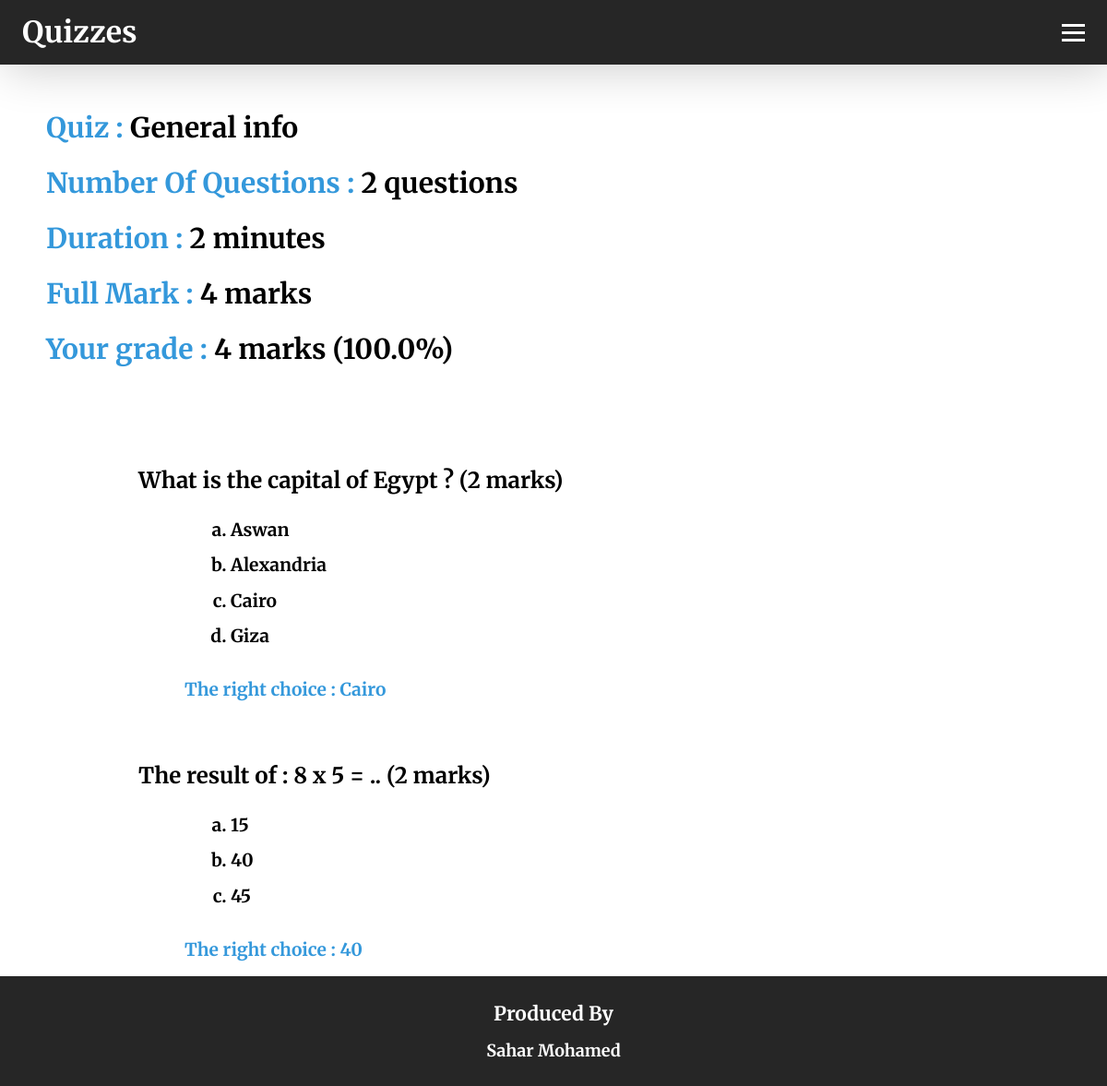
Screenshot of /quiz-details/N8BtdC/1/true with the database file from the repository.
### quizzes/models.py (models this page shows)
class Quiz(models.Model):
    id = models.CharField(max_length=6, primary_key=True)
    creator_id = models.IntegerField()
    description = models.CharField(max_length=255)
    n_questions = models.IntegerField()
    duration = models.IntegerField()
    full_mark = models.IntegerField()

class Question(models.Model):
    description = models.TextField()
    quiz = models.ForeignKey(Quiz, on_delete=models.CASCADE)
    mark = models.IntegerField(default=1)
    right_answer = models.TextField()

class Choice(models.Model):
    text = models.TextField()
    question = models.ForeignKey(Question, on_delete=models.CASCADE)

### quizzes/views.py (the view)
# urls.py: path('quiz-details/<str:quiz_id>/<int:user_id>/<str:taken_flag>', views.quiz_details, name='quiz-details'),
def quiz_details(request, quiz_id, user_id, taken_flag):
  user = QuizzesUser.objects.get(id=user_id)
  quiz = Quiz.objects.get(id=quiz_id)
  questions = Question.objects.filter(quiz=quiz)
  choices = Choice.objects.all()
  grade = None
  percent = None
  if taken_flag == 'true':
    taken_quiz = TakenQuizzes.objects.get(user_id=user, quiz_id=quiz)
    grade = taken_quiz.score
    percent = (float(grade) / quiz.full_mark) * 100
  context = {'quiz': quiz,
             'user': user,
             'questions': questions,
             'choices': choices,
             'grade': grade,
             'percent': percent}
  return render(request, 'quiz_details.html', context)

### quizzes/templates/quiz_details.html (shortened to what this page needs)
<!DOCTYPE html>
<html lang="en">
<head>
  {% load static %}
  <link rel="stylesheet" type="text/css" href="{% static 'styles.css' %}">
</head>
<body>
  <header class="navContainer">
    <nav class="navbar">
      <a class="nav-brand">Quizzes</a>
      <div class="hamburger">
        <span class="bar"></span>
        <span class="bar"></span>
        <span class="bar"></span>
      </div>
    </nav>
  </header>
  <br>
  <p class="heading">
    <span class="headingTitle">Quiz : </span>
    {{ quiz.description }}
  </p>
  <p class="heading">
    <span class="headingTitle">Number Of Questions : </span>
    {{ quiz.n_questions }} questions
  </p>
  <p class="heading">
    <span class="headingTitle">Duration : </span>
    {{ quiz.duration }} minutes
  </p>
  <p class="heading">
    <span class="headingTitle">Full Mark : </span>
    {{ quiz.full_mark }} marks
  </p>
  {% if grade %}
    <p class="heading">
      <span class="headingTitle">Your grade : </span>
      {{ grade }} marks ({{ percent }}%)
    </p>
  {% endif %}
  <br>
  <ol>
    {% for question in questions %}
      <li>
        <div class="question">
          {{ question.description }} ({{ question.mark }} marks)
        </div>
        <ol type="a" class="choices">
          {% for choice in choices %}
            {% if choice.question_id == question.id %}
              <li>
                {{ choice.text }}
              </li>
            {% endif %}
          {% endfor %}
        </ol>
        <p id="rightChoice" class="headingTitle">The right choice : {{ question.right_answer }}</p>
      </li>
    {% endfor %}
  </ol>
  <footer>
    <h3>Produced By</h3>
    <ul>
      <li>Sahar Mohamed</li>
    </ul>
  </footer>
</body>
</html>

### quizzes/static/styles.css (style rules this page uses)
* { -webkit-box-sizing: border-box; -moz-box-sizing: border-box; box-sizing: border-box; margin: 0; padding: 0; }
html, body { height: 100%; }
body { background-color: white; color: #000000; text-align: center; font-family: 'Merriweather', serif; font-weight: bold; line-height: 2; font-size: 1.2rem; }
.navContainer { background-color: #262626; box-shadow: 5px 5px 50px 0 rgba(0, 0, 0, 0.2); }
.navbar { min-height: 70px; display: flex; justify-content: space-between; align-items: center; padding: 0 24px; }
.nav-brand { font-size: 2rem; color: white; text-decoration: none; }
.hamburger { display: block; cursor: pointer; }
.bar { display: block; width: 25px; height: 3px; margin: 5px auto; -webkit-transition: all 0.3s ease-in-out; transition: all 0.3s ease-in-out; background-color: rgb(255, 255, 255); }
footer { background-color: #262626; padding: 20px; text-align: center; font-size: 18px; color: white; bottom: 0; position: relative; }
footer ul { list-style: none; margin: 0; padding: 0; }
footer li { display: inline-block; margin: 0 10px; font-weight: bold; }
.heading { text-align: left; font-size: 30px; font-weight: bold; padding-left: 50px; width: 100%; white-space: nowrap; }
.headingTitle { color: #3498db; }
.question { font-size: 1.5rem; margin: 50px 10px 10px 150px; font-weight: bold; text-align: left; }
#rightChoice { margin: 20px 10px 10px 200px; font-weight: bold; text-align: left; }
.choices { margin: 10px 10px 10px 250px; text-align: left; }

### rows the page displays
Quiz: description "General info", n_questions "2", duration "2", full_mark "4"
Question: description "What is the capital of Egypt ?", mark "2", right_answer "Cairo"
Choice: text "Aswan"
Choice: text "Alexandria"
Choice: text "Cairo"
Choice: text "Giza"
Question: description "The result of : 8 x 5 = ..", mark "2", right_answer "40"
Choice: text "15"
Choice: text "40"
Choice: text "45"

### other values shown
{{ grade }} "4"
{{ percent }} "100.0"
